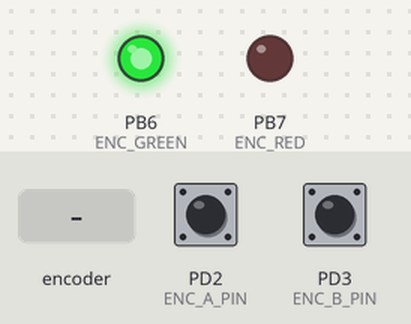
A program run on a simulated ATmega328P, built with avr-gcc and emulated at 8 MHz. Parts: output pins drawn as LEDs (lit = HIGH). Inputs (shaded band) come from the test bench; at power-on: PD2 (ENC_A_PIN) HIGH, PD3 (ENC_B_PIN) HIGH.

Above: at 1.2 s.
1.3 s: rotary encoder on PD2 (ENC_A_PIN) / PD3 (ENC_B_PIN) turned 3 steps (first pin leading)
At 1.62 s:
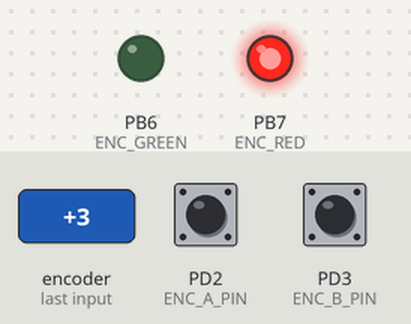
Timing chart, 0 to 4.3 s (numbered marks = the images above; inputs shaded):
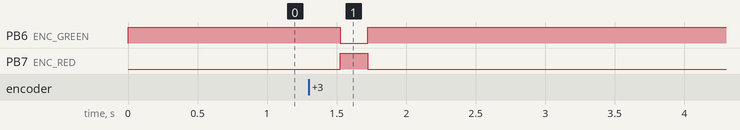

The program:

main.c
```c
/*
 * MasterControlUnit.c
 *
 * Created: 1/3/2017 5:01:10 PM
 * Author : Andreas Fröderberg
 */

#include "main.h"

/* Define states */
State s_run1 = {
	enc_green_on,
	enc_green_off
};

State s_run2 = {
	enc_red_on,
	enc_red_off
};

/* States and events */
State *states[] = {&s_run1,  &s_run2}; /* State array */
typedef enum State_code {run1, run2} State_code; /* State enumerators. Used for access */
typedef enum Event_code {enc_plus, enc_minus} Event_code; /* Available events */

typedef struct transitions { /* Standard transition format */
	State_code this_state;
	Event_code this_event;
	State_code next_state;
} Transitions;

Transitions transition_lookup[] = { /* Lookup table for all transitions */
	{run1, enc_plus, run2},
	{run1, enc_minus, run2},
	{run2, enc_plus, run1}
};

#define TRANS_COUNT (sizeof(transition_lookup)/sizeof(*transition_lookup)) /* Define number of transitions */

State_code cur_state = run1;

int main(void)
{
	enc_setup_pins();
	enc_setup_interrupts();
	states[cur_state]->entry_action();
    while (1)
    {
    }
}


/** Interrupt service routines **/
ISR(ENC_INT_VECTOR)
{
	/*
	 * Interrupt service routine that handles encoder pulses.
	 */
	static int8_t lookup_table[] = {0, -1, 1, 0, 1, 0, 0, -1, -1, 0, 0, 1, 0, 1, -1, 0};
	static uint8_t enc_val = 0; /* Holds encoder history */
	static int8_t enc_count = 0; /* Holds amount of encoder ticks has passed since click */

	enc_val = enc_val << 2;    /* Make room for new readings */
	/* This part will need to be changed if encoder pins are changed */
	enc_val = enc_val | ((PIND & 0x0C) >> 2); /* Mask encoder pins and move them to LSB */
	enc_count += lookup_table[enc_val & 0x0F];  // update encoder history

	/* State machine handling */
	if ((enc_count/4) == 1) { /* Enc_plus event */
		make_transition(&cur_state, enc_plus);
		enc_count = 0;
	} else if ((enc_count/4) == -1) { /* Enc_minus event */
		make_transition(&cur_state, enc_minus);
		enc_count = 0;
	}
}
/*
ISR(TIMER0_COMPA_vect)
{
	debounced_read();
}
*/

/** State functions **/
inline void make_transition(State_code *s, Event_code e)
{
	/*
	 * Fires appropriate entry and exit actions depending on current state
	 * and current event. Also updates current event global variable.
	 * Is inline to reduce function call overhead when run in an ISR.
	 * Not that NULL_EVENT should be defined to a number that is not
	 * present in enum for states!
	 */
	State_code next_state = NULL_EVENT;
	lookup_transition(&next_state, *s, e);
	if (next_state != NULL_EVENT) {
		states[*s]->exit_action(); /* Before leaving current state */
		*s = next_state;
		states[*s]->entry_action(); /* Enter new state */
	}
}

inline void lookup_transition(State_code *next, State_code s, Event_code e)
{
	/*
	 * Loops throuhg transition table and updates next state variable
	 * if there is a valid transition. Otherwise, next pointer is left
	 * as it was. This algorithm is to allow for events that should
	 * trigger no action.
	 */
	int i; /* Loop variable */
	for(i = 0; i < TRANS_COUNT; ++i)
	{
		if ((s == transition_lookup[i].this_state) && (e == transition_lookup[i].this_event)) /* Find state and event in lookup */
		{
			*next = transition_lookup[i].next_state; /* Return the next state */
		}
	}
};
```

encoder.c
```c
/*
 * encoder.c
 *
 * Created: 1/5/2017 2:23:34 PM
 *  Author: Andreas Fröderberg
 */

#include "encoder.h"

/** Setup functions **/
void enc_setup_interrupts(void)
{
	/*
	* Setup pin interrupts for A and B pulse of encoder
	*/

	cli(); /* Disable interrupts */
	PCICR = _BV(PCIE2); /* Enable interrupts on PCINT 16:23 */
	PCMSK2 = _BV(ENC_A_PIN) | _BV(ENC_B_PIN); /* Mask desired pins */
	sei(); /* Enable interrupts */
}

void enc_setup_pins(void)
{
	/*
	 * Set direction and initial state of pins needed for encoder
	 */

	 /* Encoder pulses */
	ENC_REGISTER &= ~_BV(ENC_A_PIN) & ~_BV(ENC_B_PIN); /* Encoder as inputs */
	ENC_PORT |= _BV(ENC_A_PIN) | _BV(ENC_B_PIN); /* Enable internal pullup resistors */
	/* Encoder leds */
	ENC_LED_REGISTER |= _BV(ENC_GREEN) | _BV(ENC_RED); /* Output for LEDS */
	/* Set leds to off */
	ENC_LED_PORT &= ~_BV(ENC_GREEN) & ~_BV(ENC_RED);
}


/* LED functions */
void enc_green_on(void)
{
	ENC_LED_PORT |= _BV(ENC_GREEN);
}

void enc_green_off(void)
{
	ENC_LED_PORT &= ~_BV(ENC_GREEN);
}

void enc_red_on(void)
{
	ENC_LED_PORT |= _BV(ENC_RED);
}

void enc_red_off(void)
{
	ENC_LED_PORT &= ~_BV(ENC_RED);
}
```

encoder.h
```c
/*
 * encoder.h
 *
 * Created: 1/5/2017 2:23:23 PM
 *  Author: Andreas Fröderberg
 */


#ifndef ENCODER_H_
#define ENCODER_H_

/*** Defines ***/
/* Encoder pins */
#define ENC_REGISTER DDRD /* Direction register of encoder pulses */
#define ENC_PORT PORTD /* Port register of encoder */
#define ENC_A_PIN PD2 /* Encoder A pulse */
#define ENC_B_PIN PD3 /* Encoder B pulse */
/* LED pins */
#define ENC_LED_REGISTER DDRB /* Direction register for encoder leds */
#define ENC_LED_PORT PORTB /* Port register for encoder leds */
#define ENC_GREEN PB6 /* Encoder green led pin */
#define ENC_RED PB7	/* Encoder red led pin */

/*** Includes ***/
#include <avr/io.h>
#include <avr/interrupt.h>
#include "../HSMlib/HSMlib.h"

/*** Prototypes ***/
void enc_setup_interrupts(void);
void enc_setup_pins(void);
void enc_green_on(void);
void enc_green_off(void);
void enc_red_on(void);
void enc_red_off(void);

#endif /* ENCODER_H_ */
```

HSMlib.c
```c
/*
 * HSMlib.c
 *
 * Hierarchical State Machine program.
 * Goal of HSM:
 * - Each state has an entry action
 * - Each state has an exit action
 * - Entry or exit action may be null
 * Not included (yet):
 * - Guards
 * - Superstates
 *
 * Created: 1/5/2017 7:09:12 AM
 *  Author: Andreas Fröderberg
 */

#include "HSMlib.h"
```

HSMlib.h
```c
/*
 * HSMlib.h
 *
 * Created: 1/5/2017 7:08:52 AM
 *  Author: Andreas Fröderberg
 */


#ifndef HSMLIB_H_
#define HSMLIB_H_

/*** Defines ***/
#define NULL_EVENT 9999 /* Define large number for event when nothing should happen */
/*** Includes ***/
/* AVR libs */
#include <avr/io.h>

/*** Declarations ***/
/* State */
typedef void (*State_action) (void); /* State function declaration */
typedef struct state { /* State struct declaration */
	State_action entry_action;
	State_action exit_action;
} State;
enum State_code; /* Holder for state names. Used for state lookup */
enum Event_code; /* Holder for event names. Used for state lookup */
State *states[]; /* Holds all state structs */

/*** Function prototypes ***/

#endif /* HSMLIB_H_ */
```

main.h
```c
/*
 * main.h
 *
 * Created: 1/3/2017 5:02:14 PM
 *  Author: Andreas Fröderberg
 *
 */


#ifndef MAIN_H_
#define MAIN_H_

/* Defines */
#define ENC_INT_VECTOR PCINT2_vect /* Interrupt vector for encoder pulses */

/*** Includes ***/
#include <avr/io.h>
#include <avr/interrupt.h>
#include "HSMlib/HSMlib.h" /* For state machine functionality */
#include "Encoder/encoder.h" /* For encoder reading and LEDs */
//#include "Debounce/debounce.h" /* For debouncing and reading button */

inline void make_transition(enum State_code *,enum Event_code); /* Transition wrapper */
inline void lookup_transition(enum State_code *, enum State_code, enum Event_code); /* Finds next state, if exists */

#endif /* MAIN_H_ */
```

Measured:
- after the input at 1.3 s, PB6 (ENC_GREEN): HIGH → LOW after 0.23 s, → HIGH 0.20 s later; PB7 (ENC_RED): LOW → HIGH after 0.23 s, → LOW 0.20 s later
